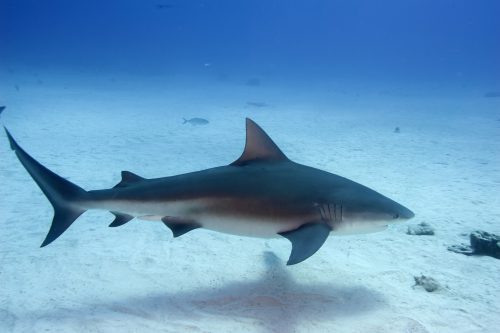
#> input picture sharks/bull/00000030.jpg, 500 x 333 px, found by its file name; its folder holds only this picture in this run
$ python transform.py
#> lines starting #> are read from the running program, lines starting #| are printed output that depends on the picture
import os
import cv2
import numpy as np
from sklearn.model_selection import train_test_split
from sklearn.preprocessing import LabelEncoder

def preprocess_image(image_path, target_size=(75, 75)):
#> called with image_path = 'F:/archive (1)/sharks/bull/00000030.jpg', target_size = (75, 75)
    image = cv2.imread(image_path)
#> image is the input picture: shape (333, 500, 3); mean B, G, R 194.6, 153.8, 101.5
    if image is None:
        print(f"Error loading image: {image_path}")
        return None
    resized_image = cv2.resize(image, target_size)
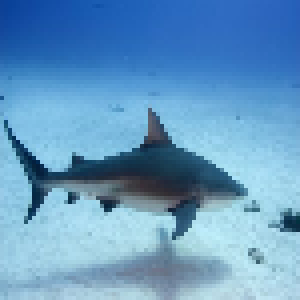
#> resized_image: shape (75, 75, 3) (shown 4 times larger); mean B, G, R 194.6, 153.7, 101.4
    normalized_image = resized_image.astype(np.float32) / 255.0
    return normalized_image

root_dir = 'F:/archive (1)/sharks'
output_dir = 'F:/archive (1)/newsharks'

os.makedirs(output_dir, exist_ok=True)

for folder_name in os.listdir(root_dir):
    folder_path = os.path.join(root_dir, folder_name)
    if os.path.isdir(folder_path):
        output_subdir = os.path.join(output_dir, folder_name)
        os.makedirs(output_subdir, exist_ok=True)
        for filename in os.listdir(folder_path):
            if filename.endswith('.jpg') or filename.endswith('.png'):
                image_path = os.path.join(folder_path, filename)
                preprocessed_image = preprocess_image(image_path)
                if preprocessed_image is not None:
                    output_path = os.path.join(output_subdir, filename)
                    cv2.imwrite(output_path, preprocessed_image * 255)

print("Preprocessing complete.")
